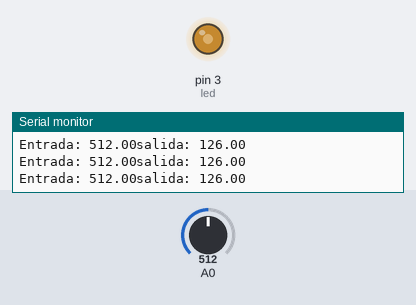
A sketch run on a simulated Arduino Uno, built with avr-gcc and run on an emulated ATmega328P. Parts: output pins drawn as LEDs (lit = HIGH), the last lines printed to the serial monitor. The test bench sets the inputs (shaded band); at power-on: A0 = 512.

Above: at 1.2 s.
1.3 s: A0 set to 716
At 2.0 s:
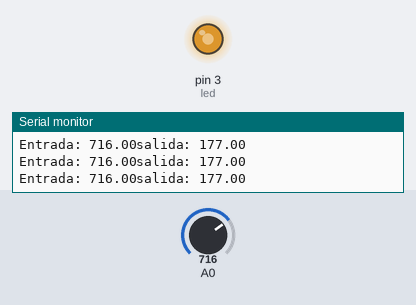
2.8 s: A0 set to 900
At 3.8 s:
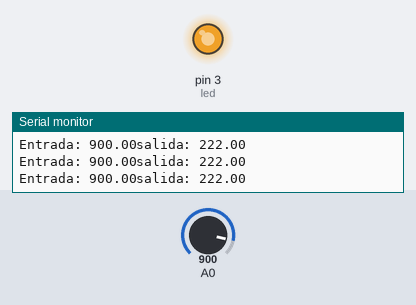
4.3 s: A0 set to 106
At 5.5 s:
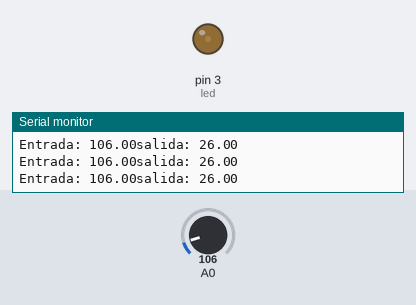
5.8 s: A0 set to 93
At 6.2 s:
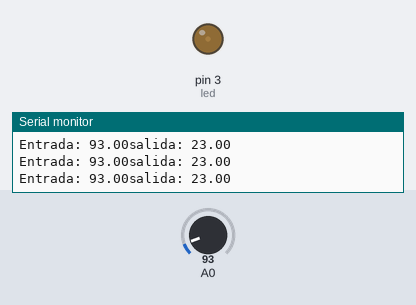
7.3 s: A0 set to 0
At 8.0 s:
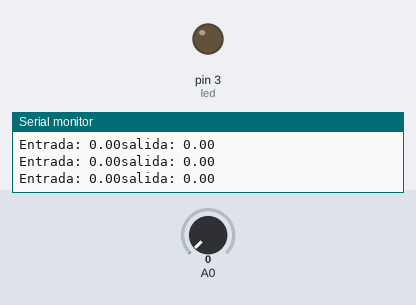
8.8 s: A0 set to 511
At 9.6 s:
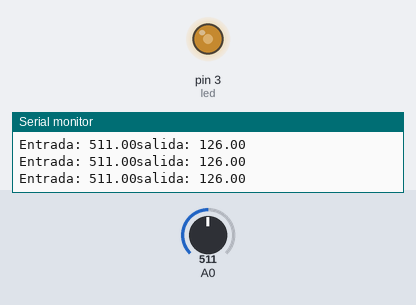
Timing chart, 0 to 11.3 s (numbered marks = the images above; inputs shaded):
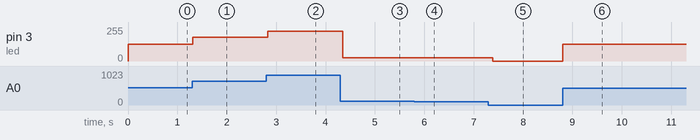

The sketch:

potenciometro_con_un_led1.ino
```cpp
int led = 3;
float entrada;
float salida;

void setup()
{
  pinMode(led, OUTPUT);

  Serial.begin(9600); // para poner el texto abajo y que tire bits
}

void loop()
{
  entrada= analogRead(A0);

  salida = map(entrada, 0, 1023, 0, 253);

  analogWrite(led, salida);

  delay(100); // Wait for 1000 millisecond(s)

  Serial.print("Entrada: ");
  Serial.print(entrada);
  Serial.print("salida: ");
  Serial.println(salida);

}
```

Measured:
- after the input at 1.3 s, pin 3 (led): 126/255 → 177/255 at once
- after the input at 2.8 s, pin 3 (led): 177/255 → 222/255 at once
- after the input at 4.3 s, pin 3 (led): 222/255 → 26/255 after 0.05 s
- after the input at 5.8 s, pin 3 (led): 26/255 → 23/255 after 0.07 s
- after the input at 7.3 s, pin 3 (led): 23/255 → 0/255 after 0.09 s
- after the input at 8.8 s, pin 3 (led): 0/255 → 126/255 at once
